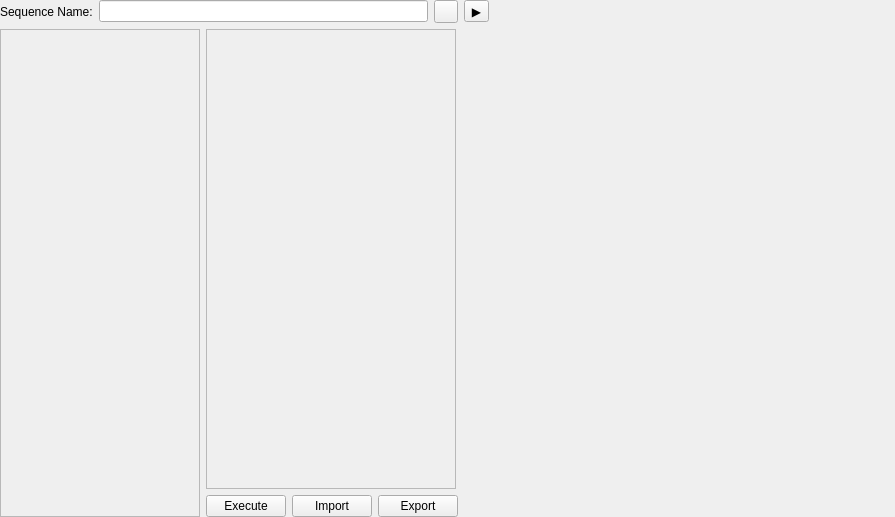
<?xml version="1.0" encoding="UTF-8"?>
<ui version="4.0">
 <class>SequencerWidget</class>
 <widget class="QWidget" name="SequencerWidget">
  <property name="geometry">
   <rect>
    <x>0</x>
    <y>0</y>
    <width>883</width>
    <height>517</height>
   </rect>
  </property>
  <property name="windowTitle">
   <string>ArC TWO Sequencer</string>
  </property>
  <layout class="QHBoxLayout" name="horizontalLayout" stretch="0,0,0">
   <property name="leftMargin">
    <number>0</number>
   </property>
   <property name="topMargin">
    <number>0</number>
   </property>
   <property name="rightMargin">
    <number>0</number>
   </property>
   <property name="bottomMargin">
    <number>0</number>
   </property>
   <item>
    <layout class="QVBoxLayout" name="verticalLayout_5">
     <property name="rightMargin">
      <number>0</number>
     </property>
     <property name="bottomMargin">
      <number>0</number>
     </property>
     <item>
      <layout class="QHBoxLayout" name="horizontalLayout_3">
       <item>
        <widget class="QLabel" name="label">
         <property name="text">
          <string>Sequence Name:</string>
         </property>
        </widget>
       </item>
       <item>
        <widget class="QLineEdit" name="sequenceNameLineEdit"/>
       </item>
       <item>
        <widget class="QToolButton" name="generateNameButton">
         <property name="toolTip">
          <string>Generate a random name</string>
         </property>
         <property name="text">
          <string/>
         </property>
        </widget>
       </item>
      </layout>
     </item>
     <item>
      <layout class="QHBoxLayout" name="horizontalLayout_2">
       <property name="rightMargin">
        <number>0</number>
       </property>
       <item>
        <widget class="QScrollArea" name="scrollArea">
         <property name="minimumSize">
          <size>
           <width>200</width>
           <height>0</height>
          </size>
         </property>
         <property name="maximumSize">
          <size>
           <width>200</width>
           <height>16777215</height>
          </size>
         </property>
         <property name="widgetResizable">
          <bool>true</bool>
         </property>
         <widget class="QWidget" name="scrollAreaWidgetContents">
          <property name="geometry">
           <rect>
            <x>0</x>
            <y>0</y>
            <width>198</width>
            <height>481</height>
           </rect>
          </property>
          <layout class="QVBoxLayout" name="verticalLayout">
           <property name="leftMargin">
            <number>0</number>
           </property>
           <property name="topMargin">
            <number>0</number>
           </property>
           <property name="rightMargin">
            <number>0</number>
           </property>
           <property name="bottomMargin">
            <number>0</number>
           </property>
           <item>
            <widget class="CollapsibleTreeWidget" name="widgetListCollapsibleTreeWidget" native="true">
             <property name="maximumSize">
              <size>
               <width>200</width>
               <height>16777215</height>
              </size>
             </property>
            </widget>
           </item>
          </layout>
         </widget>
        </widget>
       </item>
       <item>
        <layout class="QVBoxLayout" name="verticalLayout_4">
         <property name="bottomMargin">
          <number>0</number>
         </property>
         <item>
          <widget class="QScrollArea" name="sequenceScrollArea">
           <property name="minimumSize">
            <size>
             <width>250</width>
             <height>0</height>
            </size>
           </property>
           <property name="maximumSize">
            <size>
             <width>250</width>
             <height>16777215</height>
            </size>
           </property>
           <property name="acceptDrops">
            <bool>true</bool>
           </property>
           <property name="widgetResizable">
            <bool>true</bool>
           </property>
           <widget class="QWidget" name="sequenceScrollAreaContents">
            <property name="geometry">
             <rect>
              <x>0</x>
              <y>0</y>
              <width>248</width>
              <height>448</height>
             </rect>
            </property>
            <property name="acceptDrops">
             <bool>true</bool>
            </property>
            <layout class="QVBoxLayout" name="verticalLayout_2">
             <property name="spacing">
              <number>0</number>
             </property>
             <property name="leftMargin">
              <number>0</number>
             </property>
             <property name="topMargin">
              <number>0</number>
             </property>
             <property name="rightMargin">
              <number>0</number>
             </property>
             <property name="bottomMargin">
              <number>0</number>
             </property>
            </layout>
           </widget>
          </widget>
         </item>
         <item>
          <layout class="QHBoxLayout" name="horizontalLayout_4">
           <item>
            <widget class="QPushButton" name="executeButton">
             <property name="text">
              <string>Execute</string>
             </property>
            </widget>
           </item>
           <item>
            <widget class="QPushButton" name="importButton">
             <property name="text">
              <string>Import</string>
             </property>
            </widget>
           </item>
           <item>
            <widget class="QPushButton" name="exportButton">
             <property name="text">
              <string>Export</string>
             </property>
            </widget>
           </item>
          </layout>
         </item>
        </layout>
       </item>
      </layout>
     </item>
    </layout>
   </item>
   <item>
    <widget class="QWidget" name="widget" native="true">
     <property name="sizePolicy">
      <sizepolicy hsizetype="Maximum" vsizetype="Preferred">
       <horstretch>0</horstretch>
       <verstretch>0</verstretch>
      </sizepolicy>
     </property>
     <layout class="QVBoxLayout" name="verticalLayout_3">
      <property name="spacing">
       <number>0</number>
      </property>
      <property name="leftMargin">
       <number>0</number>
      </property>
      <property name="topMargin">
       <number>0</number>
      </property>
      <property name="rightMargin">
       <number>0</number>
      </property>
      <property name="bottomMargin">
       <number>0</number>
      </property>
      <item>
       <widget class="QToolButton" name="expandContainerWidgetButton">
        <property name="text">
         <string>▶</string>
        </property>
       </widget>
      </item>
      <item>
       <spacer name="verticalSpacer">
        <property name="orientation">
         <enum>Qt::Vertical</enum>
        </property>
        <property name="sizeHint" stdset="0">
         <size>
          <width>20</width>
          <height>485</height>
         </size>
        </property>
       </spacer>
      </item>
     </layout>
    </widget>
   </item>
   <item>
    <widget class="QWidget" name="moduleContainerWidget" native="true">
     <property name="minimumSize">
      <size>
       <width>400</width>
       <height>0</height>
      </size>
     </property>
     <property name="styleSheet">
      <string notr="true"/>
     </property>
    </widget>
   </item>
  </layout>
 </widget>
 <customwidgets>
  <customwidget>
   <class>CollapsibleTreeWidget</class>
   <extends>QWidget</extends>
   <header>arc2control.widgets.collapsibletree_widget</header>
   <container>1</container>
  </customwidget>
 </customwidgets>
 <resources/>
 <connections/>
</ui>
